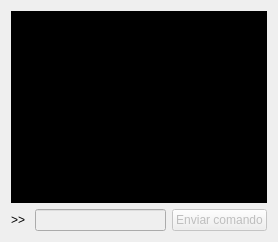
      <widget class="QWidget" name="tab_terminal">
       <attribute name="title">
        <string>Terminal</string>
       </attribute>
       <layout class="QVBoxLayout" name="verticalLayout">
        <item>
         <widget class="QPlainTextEdit" name="plainTextEdit_terminalView">
          <property name="enabled">
           <bool>false</bool>
          </property>
          <property name="styleSheet">
           <string notr="true">font: 12pt &quot;Courier New&quot;;
color: rgb(186, 186, 186);
background-color: rgb(0, 0, 0);</string>
          </property>
          <property name="readOnly">
           <bool>true</bool>
          </property>
         </widget>
        </item>
        <item>
         <layout class="QHBoxLayout" name="horizontalLayout_cmdEdit">
          <item>
           <widget class="QLabel" name="label">
            <property name="styleSheet">
             <string notr="true">font: 12pt &quot;Courier New&quot;;</string>
            </property>
            <property name="text">
             <string>&gt;&gt; </string>
            </property>
           </widget>
          </item>
          <item>
           <widget class="CmdLineEdit" name="lineEdit_cmd">
            <property name="enabled">
             <bool>false</bool>
            </property>
            <property name="styleSheet">
             <string notr="true">font: 12pt &quot;Courier New&quot;;</string>
            </property>
           </widget>
          </item>
          <item>
           <widget class="QPushButton" name="pushButton_sendCmd">
            <property name="enabled">
             <bool>false</bool>
            </property>
            <property name="text">
             <string>Enviar comando</string>
            </property>
           </widget>
          </item>
         </layout>
        </item>
       </layout>
      </widget>
